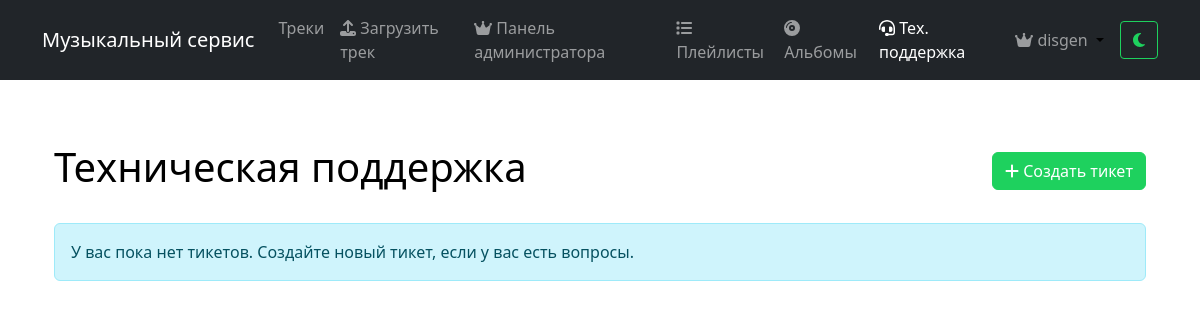
Page /support/ (signed in) on the earlier database version.
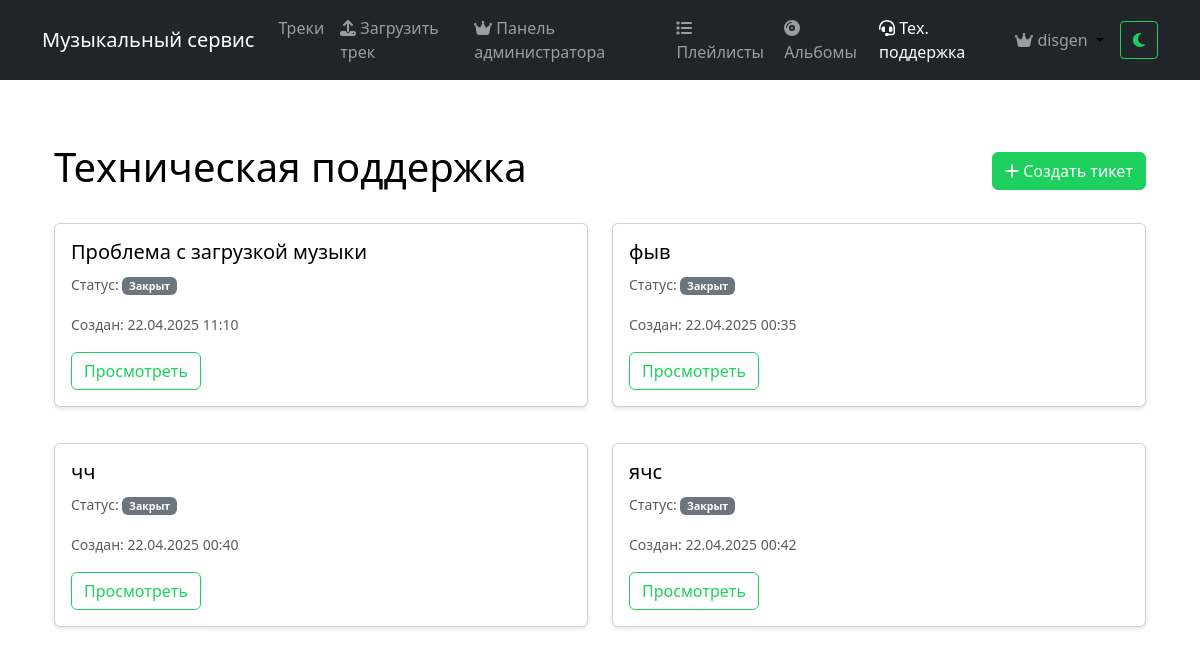
Same page on the later database version.
### music/models.py (models this page shows, shortened)
class SupportTicket(models.Model):
    STATUS_CHOICES = (
        ('open', 'Открыт'),
        ('in_progress', 'В работе'),
        ('closed', 'Закрыт'),
    )
    user = models.ForeignKey(User, on_delete=models.CASCADE, related_name='support_tickets')
    subject = models.CharField(max_length=200, verbose_name='Тема')
    status = models.CharField(max_length=20, choices=STATUS_CHOICES, default='open', verbose_name='Статус')
    created_at = models.DateTimeField(auto_now_add=True, verbose_name='Создан')
    updated_at = models.DateTimeField(auto_now=True, verbose_name='Обновлен')
    is_read_by_admin = models.BooleanField(default=False, verbose_name='Прочитано администратором')
    class Meta:
        verbose_name = 'Тикет поддержки'
        verbose_name_plural = 'Тикеты поддержки'
        ordering = ['-updated_at']

### music/views.py (the view)
# urls.py: path('support/', views.support_ticket_list, name='support_ticket_list'),
@login_required
def support_ticket_list(request):
    if request.user.is_superuser:
        tickets = SupportTicket.objects.all()
    else:
        tickets = SupportTicket.objects.filter(user=request.user)
    return render(request, 'music/support/ticket_list.html', {'tickets': tickets})

### music/context_processors.py (called while the page is built)
def pending_tracks_count(request):
    if request.user.is_authenticated and request.user.is_superuser:
        return {'pending_tracks_count': Track.objects.filter(is_approved=False).count()}
    return {'pending_tracks_count': 0}

def support_tickets_count(request):
    if request.user.is_authenticated and request.user.is_superuser:
        unread_count = SupportMessage.objects.filter(
            ticket__status__in=['open', 'in_progress'],
            is_read=False
        ).exclude(user=request.user).count()
    else:
        unread_count = 0
    return {'unread_tickets_count': unread_count}

### templates/music/support/ticket_list.html (shortened to what this page needs)
{% extends 'base.html' %}
{% block content %}
<div class="container mt-4">
    <div class="d-flex justify-content-between align-items-center mb-4">
        <h1>Техническая поддержка</h1>
        <a href="{% url 'music:support_ticket_create' %}" class="btn btn-custom">
            <i class="fas fa-plus"></i> Создать тикет
        </a>
    </div>
    {% if tickets %}
        <div class="row">
            {% for ticket in tickets %}
                <div class="col-md-6 mb-3">
                    <div class="card">
                        <div class="card-body">
                            <h5 class="card-title">{{ ticket.subject }}</h5>
                            <p class="card-text">
                                <small class="text-muted">
                                    Статус:
                                    <span class="badge {% if ticket.status == 'open' %}bg-success{% elif ticket.status == 'in_progress' %}bg-warning{% else %}bg-secondary{% endif %}">
                                        {{ ticket.get_status_display }}
                                    </span>
                                </small>
                            </p>
                            <p class="card-text">
                                <small class="text-muted">
                                    Создан: {{ ticket.created_at|date:"d.m.Y H:i" }}
                                </small>
                            </p>
                            <a href="{% url 'music:support_ticket_detail' ticket.pk %}" class="btn btn-outline-custom">
                                Просмотреть
                            </a>
                        </div>
                    </div>
                </div>
            {% endfor %}
        </div>
    {% else %}
        <div class="alert alert-info">
            У вас пока нет тикетов. Создайте новый тикет, если у вас есть вопросы.
        </div>
    {% endif %}
</div>
{% endblock %}

Differences in the rows shown:
added SupportTicket: subject "Проблема с загрузкой музыки", status "Закрыт", created_at "22.04.2025 11:10"
added SupportTicket: subject "фыв", status "Закрыт", created_at "22.04.2025 00:35"
added SupportTicket: subject "чч", status "Закрыт", created_at "22.04.2025 00:40"
added SupportTicket: subject "ячс", status "Закрыт", created_at "22.04.2025 00:42"
Other differences:
text no longer shown: "У вас пока нет тикетов. Создайте новый тикет, если у вас есть вопросы."
